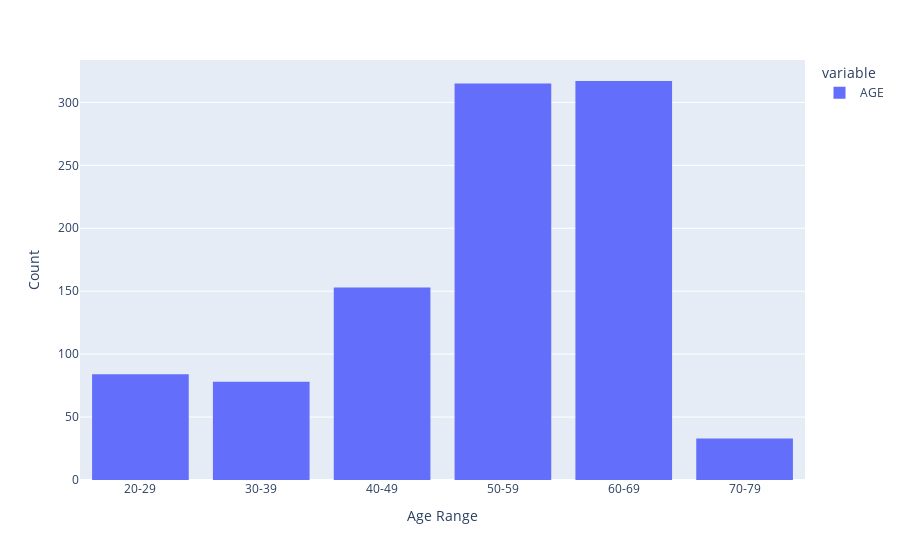

The notebook cell this image was saved under:
### Markdown cell above
gtex_whole_blood_pdf

### Code cell
import plotly.express as px

# Define the correct order of age categories
age_order = ["20-29", "30-39", "40-49", "50-59", "60-69", "70-79"]

# Create the histogram with category ordering
fig = px.histogram(gtex_subject_phenotypes_pdf.AGE, 
                  category_orders={"value": age_order})

# Update layout if needed
fig.update_layout(
    xaxis_title="Age Range",
    yaxis_title="Count"
)

fig.show()

### Figure 1 — Plotly figure (JSON) as saved in the notebook; plotly's stock layout.template omitted (floating-point values rounded to 4 significant figures; data arrays with more than 128 entries replaced by an {"elided": "..."} marker saying what was removed)
{"data": [{"alignmentgroup": "True", "bingroup": "x", "hovertemplate": "variable=AGE<br>value=%{x}<br>count=%{y}<extra></extra>", "legendgroup": "AGE", "marker": {"color": "#636efa", "pattern": {"shape": ""}}, "name": "AGE", "offsetgroup": "AGE", "orientation": "v", "showlegend": true, "type": "histogram", "x": {"elided": "980 str values"}, "xaxis": "x", "yaxis": "y"}], "layout": {"autosize": true, "barmode": "relative", "legend": {"title": {"text": "variable"}, "tracegroupgap": 0}, "margin": {"t": 60}, "xaxis": {"anchor": "y", "autorange": true, "categoryarray": ["20-29", "30-39", "40-49", "50-59", "60-69", "70-79"], "categoryorder": "array", "domain": [0, 1], "range": [-0.5, 5.5], "title": {"text": "Age Range"}, "type": "category"}, "yaxis": {"anchor": "x", "autorange": true, "domain": [0, 1], "range": [0, 333.7], "title": {"text": "Count"}}}}
